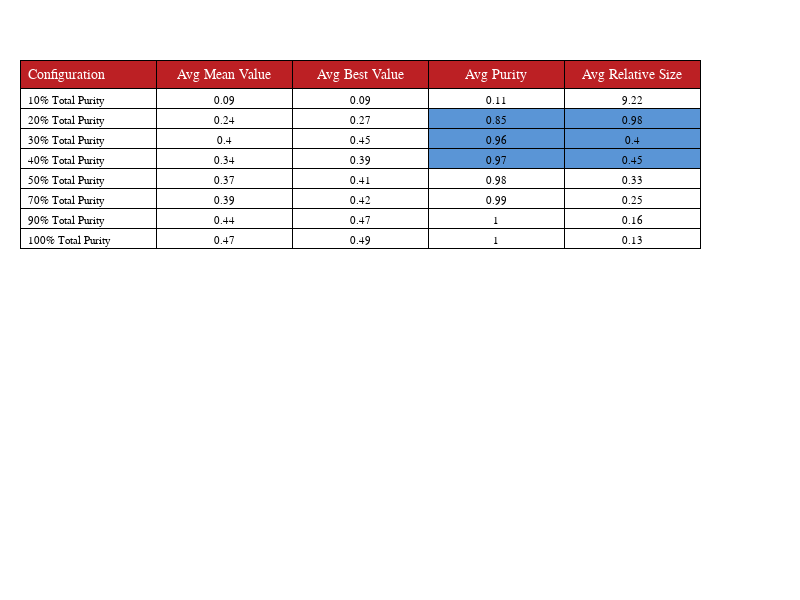

The notebook cell saved with this chart:
### Code cell
#evol_lowsnrtable
names = ["Configuration" "Avg Mean Value" "Avg Best Value" "Avg Purity" "Avg Relative Size"]
rows = ["10% Total Purity" 0.09 0.09 0.11 9.22
        "20% Total Purity" 0.24 0.27 0.85 0.98 
        "30% Total Purity" 0.40 0.45 0.96 0.40
        "40% Total Purity" 0.34 0.39 0.97 0.45 
        "50% Total Purity" 0.37 0.41 0.98 0.33
        "70% Total Purity" 0.39 0.42 0.99 0.25 
        "90% Total Purity" 0.44 0.47 1.0 0.16 
        "100% Total Purity" 0.47 0.49 1.0 0.13]
colors = fill("white", size([names; rows]))
colors[2:4, 4:5] = fill(bestc, (3,2))
printtable(names, rows, colors)

### Figure 1 — Plotly figure (JSON) as saved in the notebook; plotly's stock layout.template omitted (floating-point values rounded to 4 significant figures)
{"data": [{"cells": {"align": ["left", "center"], "fill": {"color": [["white", "white", "white", "white", "white", "white", "white", "white", "white"], ["white", "white", "white", "white", "white", "white", "white", "white", "white"], ["white", "white", "white", "white", "white", "white", "white", "white", "white"], ["white", "#5A95D6", "#5A95D6", "#5A95D6", "white", "white", "white", "white", "white"], ["white", "#5A95D6", "#5A95D6", "#5A95D6", "white", "white", "white", "white", "white"]]}, "font": {"color": "black", "family": "Arial", "size": 11}, "line": {"color": "black", "width": 1}, "values": [["10% Total Purity", "20% Total Purity", "30% Total Purity", "40% Total Purity", "50% Total Purity", "70% Total Purity", "90% Total Purity", "100% Total Purity"], [0.09, 0.24, 0.4, 0.34, 0.37, 0.39, 0.44, 0.47], [0.09, 0.27, 0.45, 0.39, 0.41, 0.42, 0.47, 0.49], [0.11, 0.85, 0.96, 0.97, 0.98, 0.99, 1, 1], [9.22, 0.98, 0.4, 0.45, 0.33, 0.25, 0.16, 0.13]]}, "header": {"align": ["left", "center"], "fill": {"color": "#BC2024"}, "font": {"color": "white", "family": "Arial", "size": 14}, "line": {"color": "black", "width": 1}, "values": [["Configuration"], ["Avg Mean Value"], ["Avg Best Value"], ["Avg Purity"], ["Avg Relative Size"]]}, "type": "table"}], "layout": {"height": 600, "margin": {"b": 10, "l": 20, "r": 100, "t": 60}, "width": 800}}
